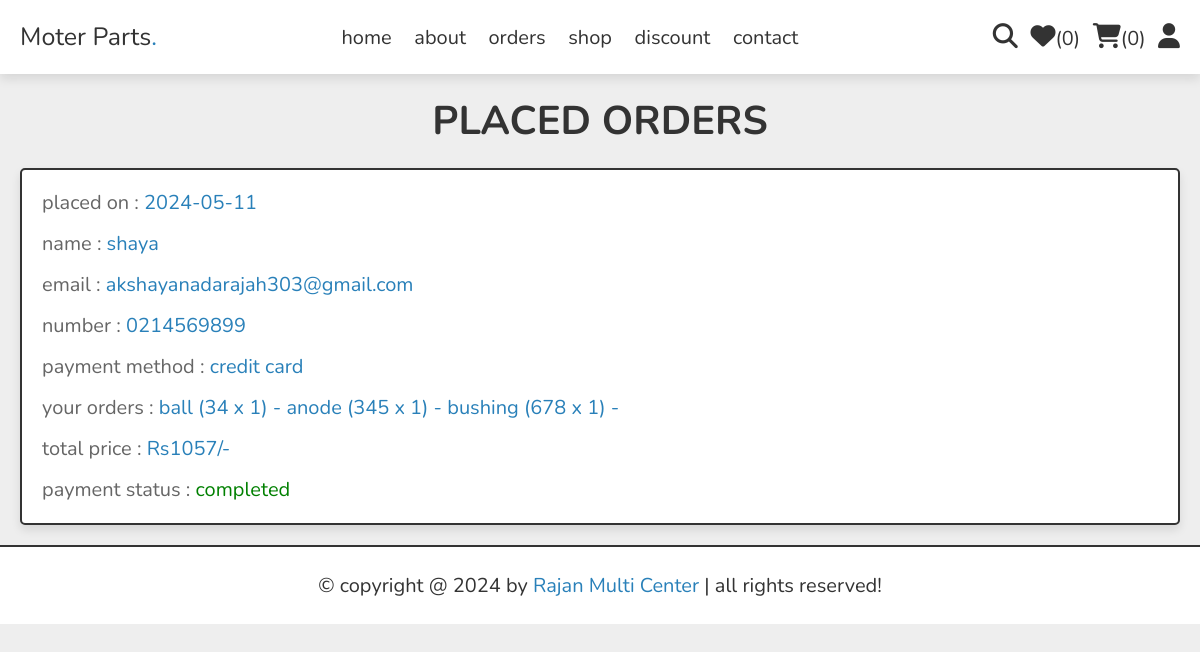
/orders.php (signed in), run on the app's committed database.
### tables this page shows
CREATE TABLE `orders` (
  `id` int(100) NOT NULL,
  `user_id` int(100) NOT NULL,
  `name` varchar(20) NOT NULL,
  `number` varchar(10) NOT NULL,
  `email` varchar(50) NOT NULL,
  `method` varchar(50) NOT NULL,
  `address` varchar(500) NOT NULL,
  `total_products` varchar(1000) NOT NULL,
  `total_price` int(100) NOT NULL,
  `placed_on` date NOT NULL DEFAULT current_timestamp(),
  `payment_status` varchar(20) NOT NULL DEFAULT 'pending'
);

### orders.php (the view, shortened to what this page needs)
<?php
include 'components/connect.php';
if(isset($_SESSION['user_id'])){
   $user_id = $_SESSION['user_id'];
}else{
   $user_id = '';
};
?>
<!DOCTYPE html>
<html lang="en">
<head>
   <link rel="stylesheet" href="https://cdnjs.cloudflare.com/ajax/libs/font-awesome/6.1.1/css/all.min.css">
   <link rel="stylesheet" href="css/style.css">
</head>
<body>
<?php include 'components/user_header.php'; ?>
<section class="orders">
   <h1 class="heading">placed orders</h1>
   <div class="box-container">
   <?php
      if($user_id == ''){
         echo '<p class="empty">please login to see your orders</p>';
      }else{
         $select_orders = $conn->prepare("SELECT * FROM `orders` WHERE user_id = ?");
         $select_orders->execute([$user_id]);
         if($select_orders->rowCount() > 0){
            while($fetch_orders = $select_orders->fetch(PDO::FETCH_ASSOC)){
   ?>
   <div class="box">
      <p>placed on : <span><?= $fetch_orders['placed_on']; ?></span></p>
      <p>name : <span><?= $fetch_orders['name']; ?></span></p>
      <p>email : <span><?= $fetch_orders['email']; ?></span></p>
      <p>number : <span><?= $fetch_orders['number']; ?></span></p>
      <p>payment method : <span><?= $fetch_orders['method']; ?></span></p>
      <p>your orders : <span><?= $fetch_orders['total_products']; ?></span></p>
      <p>total price : <span>Rs<?= $fetch_orders['total_price']; ?>/-</span></p>
      <p> payment status : <span style="color:<?php if($fetch_orders['payment_status'] == 'pending'){ echo 'red'; }else{ echo 'green'; }; ?>"><?= $fetch_orders['payment_status']; ?></span> </p>
   </div>
   <?php
      }
      }else{
         echo '<p class="empty">no orders placed yet!</p>';
      }
      }
   ?>
   </div>
</section>
<?php include 'components/footer.php'; ?>
</body>
</html>

### css/style.css (style rules this page uses)
:root { --main-color:#2980b9; --orange:#f39c12; --red:#e74c3c; --black:#333; --white:#fff; --light-color:#666; --light-bg:#eee; --border:.2rem solid var(--black); --box-shadow:0 .5rem 1rem rgba(0,0,0,.1); }
* { font-family: 'Nunito', sans-serif; margin:0; padding:0; box-sizing: border-box; outline: none; border:none; text-decoration: none; }
html { font-size: 62.5%; overflow-x: hidden; }
body { background-color: var(--light-bg); }
section { padding:2rem; max-width: 1200px; margin:0 auto; }
.heading { font-size: 4rem; color:var(--black); margin-bottom: 2rem; text-align: center; text-transform: uppercase; }
.orders .box-container { display: flex; flex-wrap: wrap; gap:1.5rem; align-items: flex-start; }
.orders .box-container .box { padding:1rem 2rem; flex:1 1 40rem; border:var(--border); background-color: var(--white); box-shadow: var(--box-shadow); border-radius: .5rem; }
.orders .box-container .box p { margin:.5rem 0; line-height: 1.8; font-size: 2rem; color:var(--light-color); }
.orders .box-container .box p span { color:var(--main-color); }

### data on the page
orders: placed_on "2024-05-11", name "shaya", email "akshayanadarajah303@gmail.com", number "0214569899", method "credit card", total_products "ball (34 x 1) - anode (345 x 1) - bushing (678 x 1) -", total_price "1057", payment_status "completed"

### other printed values
$total_wishlist_counts "0"
$total_cart_counts "0"
